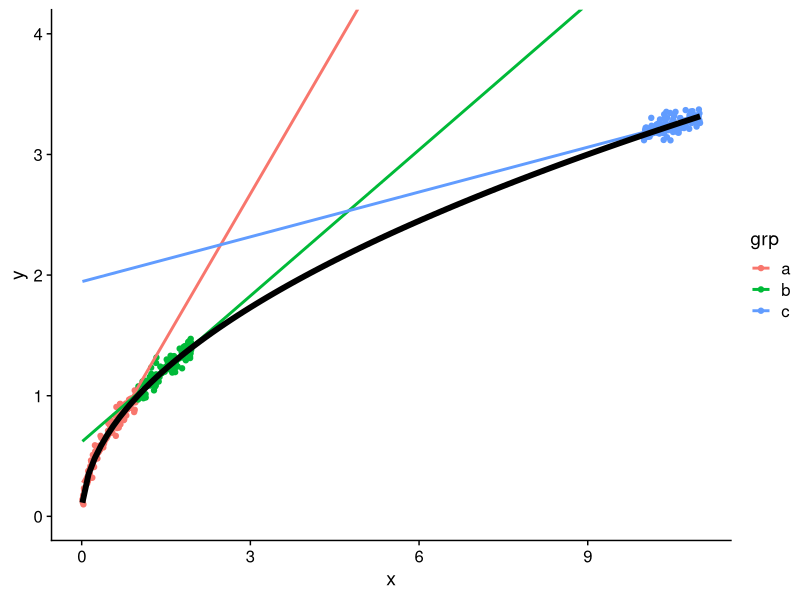
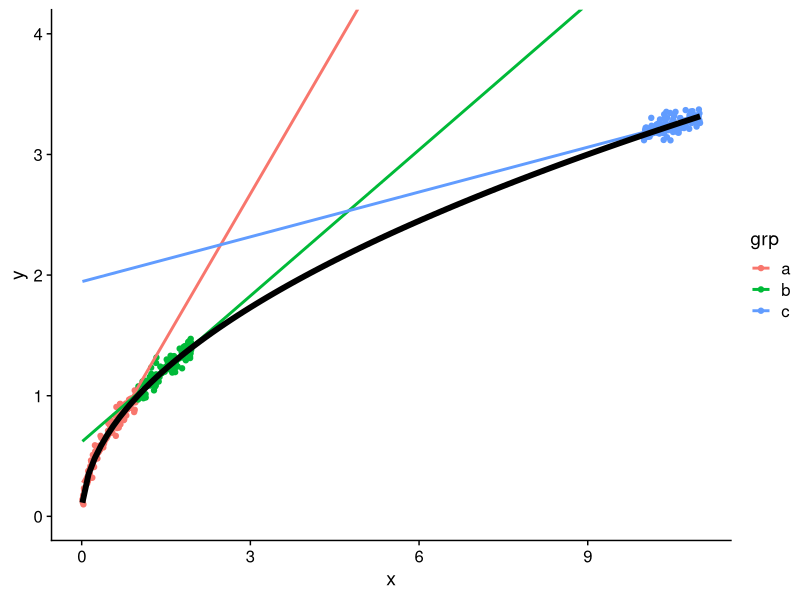
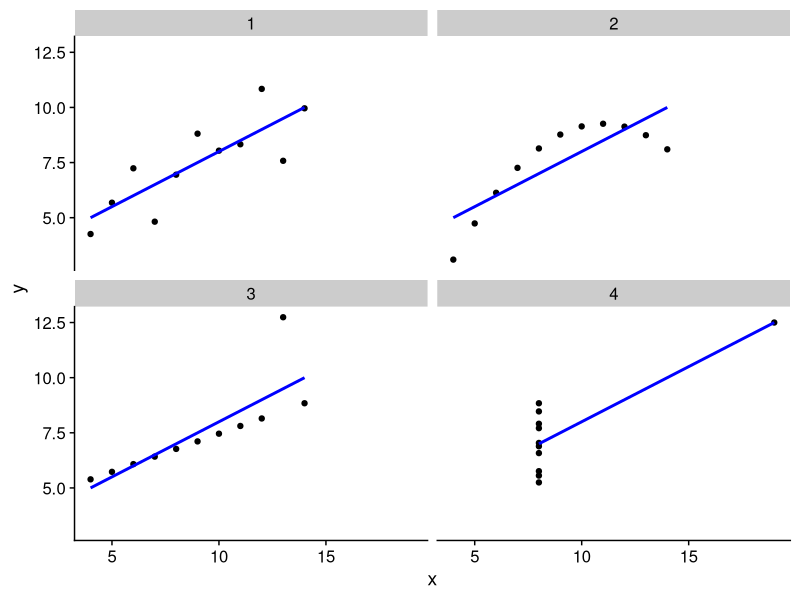

Here is the R script that generated these plots, in order:
## ---- chunk 1
library(tidyverse)
library(cowplot)
## ---- chunk 2
genY <- function(X, sig) Y = sqrt(X)+sig*rnorm(length(X))
sig=0.05; n=100
df = tibble(
  x = c(runif(n,0,1), runif(n,1,2), runif(n,10,11)),
  y = genY(x, sig),
  grp = rep(letters[1:3], each=n))

g1 = ggplot(df, aes(x, y, color=grp)) + geom_point() + 
  geom_smooth(method = 'lm', fullrange=TRUE, se = FALSE) +
  coord_cartesian(ylim=c(0,4)) + stat_function(fun=sqrt,color='black',size=2) +
  theme_cowplot()
g1
## ---- chunk 3
g1
df %>% group_by(grp) %>% summarise(rsq = summary(lm(y~x))$r.sq) %>% knitr::kable(digits = 2)
## ---- chunk 4
ans = anscombe %>%
 pivot_longer(everything(),
   names_to = c(".value", "set"),
   names_pattern = "(.)(.)"
 )
ggplot(ans, aes(x,y)) + geom_point() + 
  geom_smooth(method="lm",se=FALSE,color="blue") +
  facet_wrap(~set, ncol=2) + theme_cowplot()
## ---- chunk 5
ans %>% group_by(set) %>% 
  summarise(
    mx = mean(x), my = mean(y), sx = sd(x), sy = sd(y),
    int = coef(lm(y~x))[1], slope = coef(lm(y~x))[2],
    cor = cor(x,y), rsq = summary(lm(y~x))$r.sq) %>% 
  knitr::kable(digits = 2)
